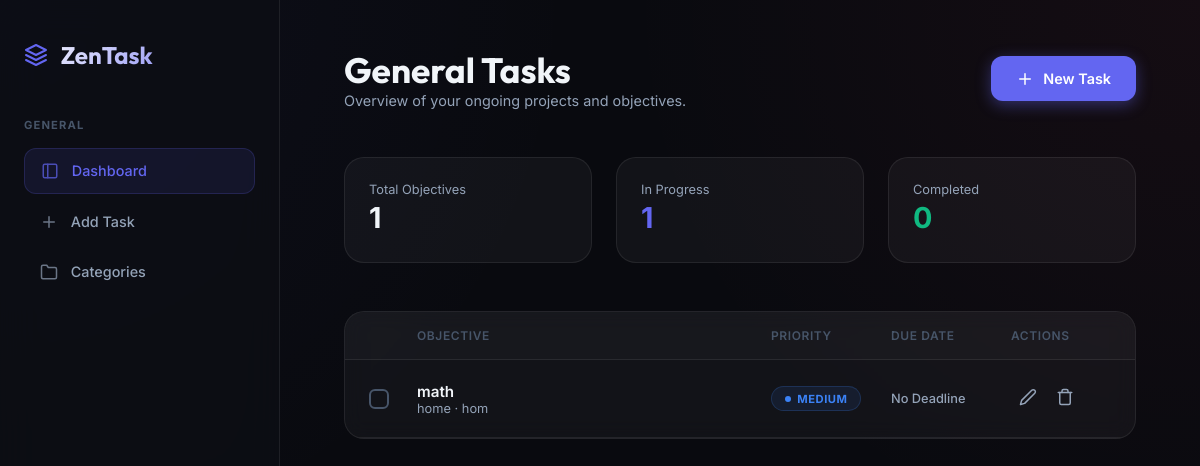
Before: / with the older database file.
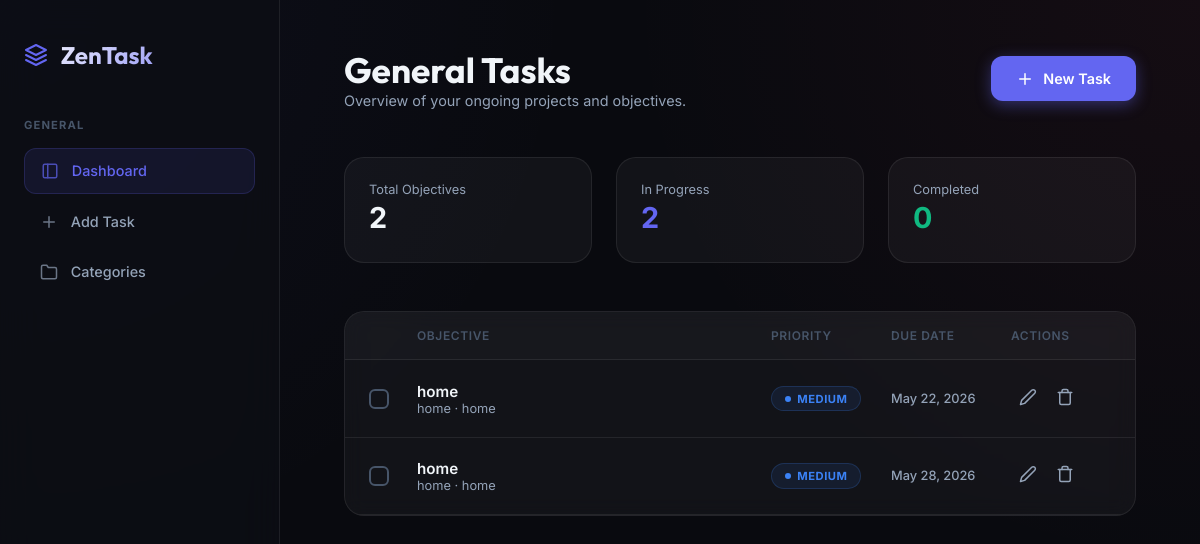
After: the same page with the newer database file.
### app/models.py (models this page shows, shortened)
class Task(models.Model):
    PRIORITY_CHOICES = [
        ('low', 'Low'),
        ('medium', 'Medium'),
        ('high', 'High'),
        ('urgent', 'Urgent'),
    ]
    title = models.CharField(max_length=200)
    description = models.TextField(blank=True)
    completed = models.BooleanField(default=False)
    priority = models.CharField(max_length=10, choices=PRIORITY_CHOICES, default='medium')
    due_date = models.DateField(null=True, blank=True)
    due_time = models.TimeField(null=True, blank=True)
    category = models.ForeignKey(
        Category,
        on_delete=models.CASCADE,
        related_name="tasks",
        null=True,
        blank=True
    )
    created_at = models.DateTimeField(auto_now_add=True)

class Category(models.Model):
    name = models.CharField(max_length=100)

### app/views.py (the view)
# urls.py: path("", TaskListView.as_view(), name="task-list"),
class TaskListView(ListView):
    model = Task
    template_name = "task_list.html"
    context_object_name = "tasks"
    def get_context_data(self, **kwargs):
        context = super().get_context_data(**kwargs)
        tasks = Task.objects.all()
        context["categories"] = Category.objects.all()
        context["total_count"] = tasks.count()
        context["completed_count"] = tasks.filter(completed=True).count()
        context["pending_count"] = tasks.filter(completed=False).count()
        return context

### app/templates/task_list.html (shortened to what this page needs)
{% extends "base.html" %}
{% block content %}
<header>
    <div>
        <h1 class="page-title">General Tasks</h1>
        <p style="color: var(--text-dim); font-size: 0.9rem;">Overview of your ongoing projects and objectives.</p>
    </div>
    <a href="{% url 'task-add' %}" class="btn btn-primary">
        <svg xmlns="http://www.w3.org/2000/svg" width="18" height="18" viewBox="0 0 24 24" fill="none" stroke="currentColor" stroke-width="2" stroke-linecap="round" stroke-linejoin="round"><path d="M12 5v14M5 12h14"/></svg>
        New Task
    </a>
</header>
<div class="stat-grid">
    <div class="stat-card">
        <span class="stat-label">Total Objectives</span>
        <span class="stat-val">{{ total_count|default:"0" }}</span>
    </div>
    <div class="stat-card">
        <span class="stat-label">In Progress</span>
        <span class="stat-val" style="color: var(--primary);">{{ pending_count|default:"0" }}</span>
    </div>
    <div class="stat-card">
        <span class="stat-label">Completed</span>
        <span class="stat-val" style="color: var(--low);">{{ completed_count|default:"0" }}</span>
    </div>
</div>
<div class="task-container">
    <div class="task-list-header">
        <span></span>
        <span>Objective</span>
        <span>Priority</span>
        <span>Due Date</span>
        <span>Actions</span>
    </div>
    {% for task in tasks %}
    <div class="task-row {% if task.completed %}completed{% endif %}">
        <div>
            <div class="cb-custom" {% if task.completed %}style="background: var(--primary); border-color: var(--primary);"{% endif %}>
            </div>
        </div>
        <div>
            <div class="task-title">{{ task.title }}</div>
            <div class="task-meta">
                {% if task.category %}{{ task.category.name }}{% else %}No Category{% endif %}
                {% if task.description %} · {{ task.description|truncatechars:30 }}{% endif %}
            </div>
        </div>
        <div>
            <span class="badge badge-{{ task.priority|default:'medium' }}">
                <span style="width: 6px; height: 6px; background: currentColor; border-radius: 50%;"></span>
                {{ task.priority|upper }}
            </span>
        </div>
        <div class="task-meta" style="font-weight: 500;">
            {% if task.due_date %}{{ task.due_date|date:"M d, Y" }}{% else %}No Deadline{% endif %}
        </div>
        <div style="display: flex; gap: 0.2rem;">
            <a href="{% url 'task-edit' task.pk %}" class="btn-icon">
                <svg xmlns="http://www.w3.org/2000/svg" width="18" height="18" viewBox="0 0 24 24" fill="none" stroke="currentColor" stroke-width="2" stroke-linecap="round" stroke-linejoin="round"><path d="M17 3a2.828 2.828 0 1 1 4 4L7.5 20.5 2 22l1.5-5.5L17 3z"/></svg>
            </a>
            <a href="{% url 'task-delete' task.pk %}" class="btn-icon">
                <svg xmlns="http://www.w3.org/2000/svg" width="18" height="18" viewBox="0 0 24 24" fill="none" stroke="currentColor" stroke-width="2" stroke-linecap="round" stroke-linejoin="round"><polyline points="3 6 5 6 21 6"/><path d="M19 6v14a2 2 0 0 1-2 2H7a2 2 0 0 1-2-2V6m3 0V4a2 2 0 0 1 2-2h4a2 2 0 0 1 2 2v2"/></svg>
            </a>
        </div>
    </div>
    {% endfor %}
</div>
{% endblock %}

### app/templates/base.html (shortened to what this page needs)
{% load static %}
<!DOCTYPE html>
<html lang="en">
<head>
    <link rel="stylesheet" type="text/css" href="{% static 'css/style.css' %}">
</head>
<body>
    <aside class="sidebar">
        <div class="logo">
            <svg xmlns="http://www.w3.org/2000/svg" width="24" height="24" viewBox="0 0 24 24" fill="none" stroke="currentColor" stroke-width="2" stroke-linecap="round" stroke-linejoin="round" style="stroke: #6366f1;"><path d="M12 2L2 7l10 5 10-5-10-5zM2 17l10 5 10-5M2 12l10 5 10-5"/></svg>
            <span>ZenTask</span>
        </div>
        <nav class="nav-group">
            <span class="nav-label">General</span>
            <a href="{% url 'task-list' %}" class="nav-link {% if request.resolver_match.url_name == 'task-list' %}active{% endif %}">
                <svg xmlns="http://www.w3.org/2000/svg" width="24" height="24" viewBox="0 0 24 24" fill="none" stroke="currentColor" stroke-width="2" stroke-linecap="round" stroke-linejoin="round"><rect x="3" y="3" width="18" height="18" rx="2" ry="2"/><line x1="9" y1="3" x2="9" y2="21"/></svg>
                <span>Dashboard</span>
            </a>
            <a href="{% url 'task-add' %}" class="nav-link {% if request.resolver_match.url_name == 'task-add' %}active{% endif %}">
                <svg xmlns="http://www.w3.org/2000/svg" width="24" height="24" viewBox="0 0 24 24" fill="none" stroke="currentColor" stroke-width="2" stroke-linecap="round" stroke-linejoin="round"><path d="M12 5v14M5 12h14"/></svg>
                <span>Add Task</span>
            </a>
            <a href="{% url 'category-add' %}" class="nav-link {% if request.resolver_match.url_name == 'category-add' %}active{% endif %}">
                <svg xmlns="http://www.w3.org/2000/svg" width="24" height="24" viewBox="0 0 24 24" fill="none" stroke="currentColor" stroke-width="2" stroke-linecap="round" stroke-linejoin="round"><path d="M22 19a2 2 0 0 1-2 2H4a2 2 0 0 1-2-2V5a2 2 0 0 1 2-2h5l2 3h9a2 2 0 0 1 2 2z"/></svg>
                <span>Categories</span>
            </a>
        </nav>
    </aside>
    <main>
        {% block content %}
        {% endblock %}
    </main>
</body>
</html>

Changed rows visible on the page:
removed Task: completed False (drawn), title "math", category.name "home", description "hom", priority "MEDIUM", shows "No Deadline"
added Task: completed False (drawn), title "home", category.name "home", description "home", priority "MEDIUM", due_date "May 22, 2026"
added Task: completed False (drawn), title "home", category.name "home", description "home", priority "MEDIUM", due_date "May 28, 2026"
Other visible differences:
{{ total_count|default:"0" }}: "1" → "2"
{{ pending_count|default:"0" }}: "1" → "2"
